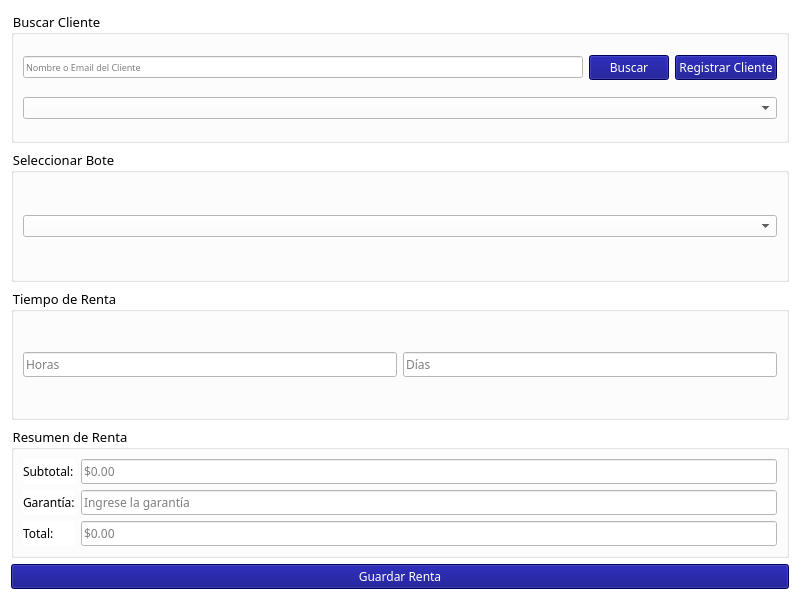
<?xml version="1.0" encoding="UTF-8"?>
<ui version="4.0">
 <class>RentaWindow</class>
 <widget class="QWidget" name="RentaWindow">
  <property name="geometry">
   <rect>
    <x>0</x>
    <y>0</y>
    <width>800</width>
    <height>600</height>
   </rect>
  </property>
  <property name="windowTitle">
   <string>S R B | RENTAS</string>
  </property>
  <property name="windowIcon">
   <iconset>
    <normaloff>../../../../public/img/icon-SRB.png</normaloff>../../public/img/icon-SRB.png</iconset>
  </property>
  <property name="styleSheet">
   <string notr="true">background-color: rgb(255, 255, 255);</string>
  </property>
  <layout class="QVBoxLayout" name="verticalLayout">
   <item>
    <widget class="QGroupBox" name="groupBuscarCliente">
     <property name="font">
      <font>
       <family>Utendo</family>
       <pointsize>10</pointsize>
      </font>
     </property>
     <property name="styleSheet">
      <string notr="true">border-color: rgb(0, 0, 127);</string>
     </property>
     <property name="title">
      <string>Buscar Cliente</string>
     </property>
     <layout class="QVBoxLayout" name="verticalLayoutBuscarCliente">
      <item>
       <layout class="QHBoxLayout" name="horizontalLayoutBuscarCliente">
        <item>
         <widget class="QLineEdit" name="lineBuscarCliente">
          <property name="font">
           <font>
            <family>Utendo</family>
            <pointsize>7</pointsize>
           </font>
          </property>
          <property name="placeholderText">
           <string>Nombre o Email del Cliente</string>
          </property>
         </widget>
        </item>
        <item>
         <widget class="QPushButton" name="btnBuscarCliente">
          <property name="font">
           <font>
            <family>Utendo</family>
           </font>
          </property>
          <property name="styleSheet">
           <string notr="true">background-color: rgb(0, 0, 127);
color: rgb(255, 255, 255);</string>
          </property>
          <property name="text">
           <string>Buscar</string>
          </property>
         </widget>
        </item>
        <item>
         <widget class="QPushButton" name="btnRegistrarCliente">
          <property name="font">
           <font>
            <family>Utendo</family>
           </font>
          </property>
          <property name="styleSheet">
           <string notr="true">background-color: rgb(0, 0, 127);
color: rgb(255, 255, 255);</string>
          </property>
          <property name="text">
           <string>Registrar Cliente</string>
          </property>
         </widget>
        </item>
       </layout>
      </item>
      <item>
       <widget class="QComboBox" name="comboClientes">
        <property name="editable">
         <bool>false</bool>
        </property>
        <property name="placeholderText">
         <string>Seleccione un Cliente</string>
        </property>
       </widget>
      </item>
     </layout>
    </widget>
   </item>
   <item>
    <widget class="QGroupBox" name="groupSeleccionarBote">
     <property name="font">
      <font>
       <family>Utendo</family>
       <pointsize>10</pointsize>
      </font>
     </property>
     <property name="title">
      <string>Seleccionar Bote</string>
     </property>
     <layout class="QHBoxLayout" name="horizontalLayoutBote">
      <item>
       <widget class="QComboBox" name="comboBotes">
        <property name="editable">
         <bool>false</bool>
        </property>
        <property name="placeholderText">
         <string>Seleccione un Bote</string>
        </property>
       </widget>
      </item>
     </layout>
    </widget>
   </item>
   <item>
    <widget class="QGroupBox" name="groupTiempoRenta">
     <property name="font">
      <font>
       <family>Utendo</family>
       <pointsize>10</pointsize>
      </font>
     </property>
     <property name="title">
      <string>Tiempo de Renta</string>
     </property>
     <layout class="QHBoxLayout" name="horizontalLayoutTiempo">
      <item>
       <widget class="QLineEdit" name="lineHoras">
        <property name="font">
         <font>
          <family>Utendo</family>
         </font>
        </property>
        <property name="placeholderText">
         <string>Horas</string>
        </property>
       </widget>
      </item>
      <item>
       <widget class="QLineEdit" name="lineDias">
        <property name="font">
         <font>
          <family>Utendo</family>
         </font>
        </property>
        <property name="placeholderText">
         <string>Días</string>
        </property>
       </widget>
      </item>
     </layout>
    </widget>
   </item>
   <item>
    <widget class="QGroupBox" name="groupCalculo">
     <property name="font">
      <font>
       <family>Utendo</family>
       <pointsize>10</pointsize>
      </font>
     </property>
     <property name="title">
      <string>Resumen de Renta</string>
     </property>
     <layout class="QGridLayout" name="gridLayoutCalculo">
      <item row="0" column="0">
       <widget class="QLabel" name="labelSubtotal">
        <property name="font">
         <font>
          <family>Utendo</family>
         </font>
        </property>
        <property name="text">
         <string>Subtotal:</string>
        </property>
       </widget>
      </item>
      <item row="0" column="1">
       <widget class="QLineEdit" name="lineCosto">
        <property name="font">
         <font>
          <family>Utendo</family>
         </font>
        </property>
        <property name="placeholderText">
         <string>$0.00</string>
        </property>
       </widget>
      </item>
      <item row="1" column="0">
       <widget class="QLabel" name="labelGarantia">
        <property name="font">
         <font>
          <family>Utendo</family>
         </font>
        </property>
        <property name="text">
         <string>Garantía:</string>
        </property>
       </widget>
      </item>
      <item row="1" column="1">
       <widget class="QLineEdit" name="lineGarantia">
        <property name="font">
         <font>
          <family>Utendo</family>
         </font>
        </property>
        <property name="placeholderText">
         <string>Ingrese la garantía</string>
        </property>
       </widget>
      </item>
      <item row="2" column="0">
       <widget class="QLabel" name="labelTotal">
        <property name="font">
         <font>
          <family>Utendo</family>
         </font>
        </property>
        <property name="text">
         <string>Total:</string>
        </property>
       </widget>
      </item>
      <item row="2" column="1">
       <widget class="QLineEdit" name="lineTotal">
        <property name="font">
         <font>
          <family>Utendo</family>
         </font>
        </property>
        <property name="placeholderText">
         <string>$0.00</string>
        </property>
       </widget>
      </item>
     </layout>
    </widget>
   </item>
   <item>
    <widget class="QPushButton" name="btnGuardarRenta">
     <property name="font">
      <font>
       <family>Utendo</family>
      </font>
     </property>
     <property name="styleSheet">
      <string notr="true">background-color: rgb(0, 0, 127);
color: rgb(255, 255, 255);</string>
     </property>
     <property name="text">
      <string>Guardar Renta</string>
     </property>
    </widget>
   </item>
  </layout>
 </widget>
 <resources/>
 <connections/>
</ui>
